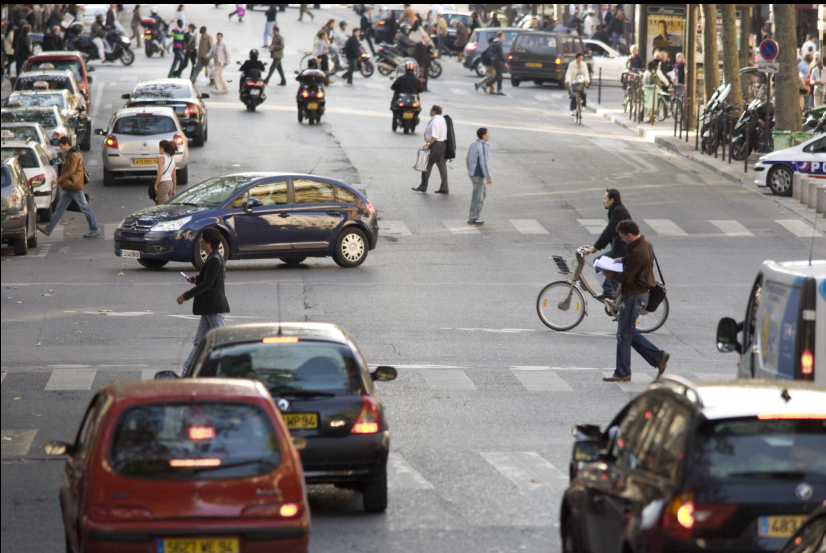
#> input picture Day13/sample_images/f1.png, 826 x 553 px
$ python -i app.py   (imports and definitions only)
#> lines starting #> are read from the running program, lines starting #| are printed output that depends on the picture
#> further down, picture is the input picture: shape (553, 826, 3); mean B, G, R 120.5, 122.3, 127.1

import cv2
import numpy as np
import gradio as gr
import tempfile

SAMPLE_VIDEO = [       # sample video
    "Day18/input_video/14,August.mp4",
    "Day18/input_video/t1.mp4",
    "Day18/input_video/t2.mp4"
]

#function processing on frame one by one
def process_frame(frame, blur_ksize=5, canny_low=50, canny_high=150, show_mode="Edges Only"):

    #Grayscale
#> called with blur_ksize = 5, canny_low = 50, canny_high = 150, show_mode = 'Edges Only'
    gray = cv2.cvtColor(frame, cv2.COLOR_BGR2GRAY)
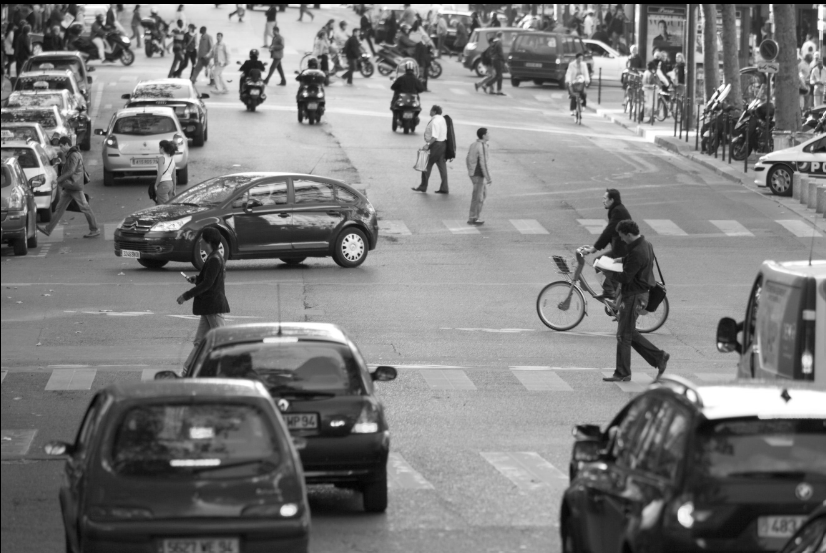
#> gray: shape (553, 826); min 0, max 255, mean 123.5

    #Gaussian Blur (kernel size must be odd)
    k = int(blur_ksize)
    if k % 2 == 0:
        k += 1
    k = max(1, k)
    blurred = cv2.GaussianBlur(gray, (k, k), 0)

    #Canny Edge Detection
    edges = cv2.Canny(blurred, int(canny_low), int(canny_high))
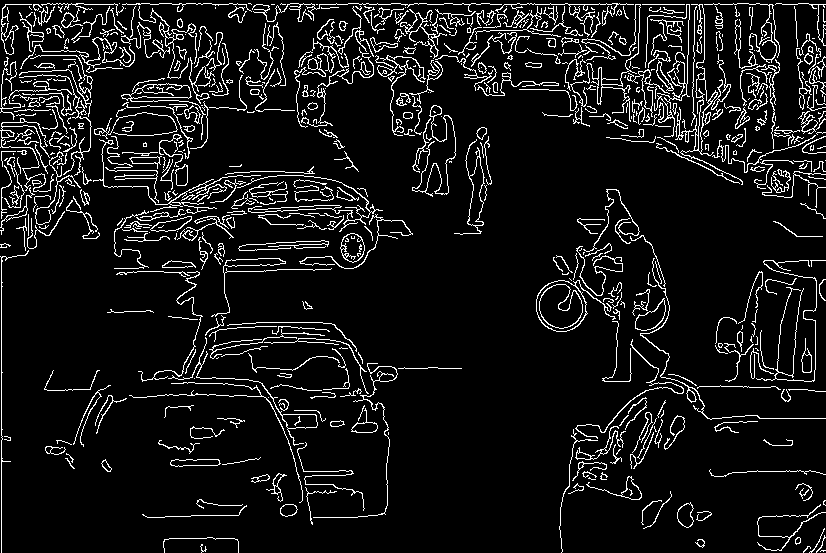
#> edges: shape (553, 826); 8.5% white in thin lines or dots

    if show_mode == "Grayscale":
        out = cv2.cvtColor(gray, cv2.COLOR_GRAY2BGR)
    elif show_mode == "Blurred":
        out = cv2.cvtColor(blurred, cv2.COLOR_GRAY2BGR)
    elif show_mode == "Side by Side":
        edges_bgr = cv2.cvtColor(edges, cv2.COLOR_GRAY2BGR)
        out = np.hstack([frame, edges_bgr])
    else:  #Edges Only
        out = cv2.cvtColor(edges, cv2.COLOR_GRAY2BGR)
#> out: shape (553, 826, 3); 8.5% white in thin lines or dots

    return out


#Process an uploaded video file
# [32 lines that did not run here, left out]


#Live webcame one frame in, one processed frame out streaming
def process_webcam_stream(frame, blur_ksize, canny_low, canny_high, show_mode):
    if frame is None:
        return None
    # gr.Image with webcam gives RGB numpy array — convert to BGR for OpenCV
    bgr = cv2.cvtColor(frame, cv2.COLOR_RGB2BGR)
    processed = process_frame(bgr, blur_ksize, canny_low, canny_high, show_mode)
    rgb_out = cv2.cvtColor(processed, cv2.COLOR_BGR2RGB)
    return rgb_out


# UI
# [64 lines not run here, left out]

>>> import cv2
>>> picture = cv2.imread('../Day13/sample_images/f1.png')
>>> result = process_frame(picture)

$ run again, on Day13/sample_images/f2.png
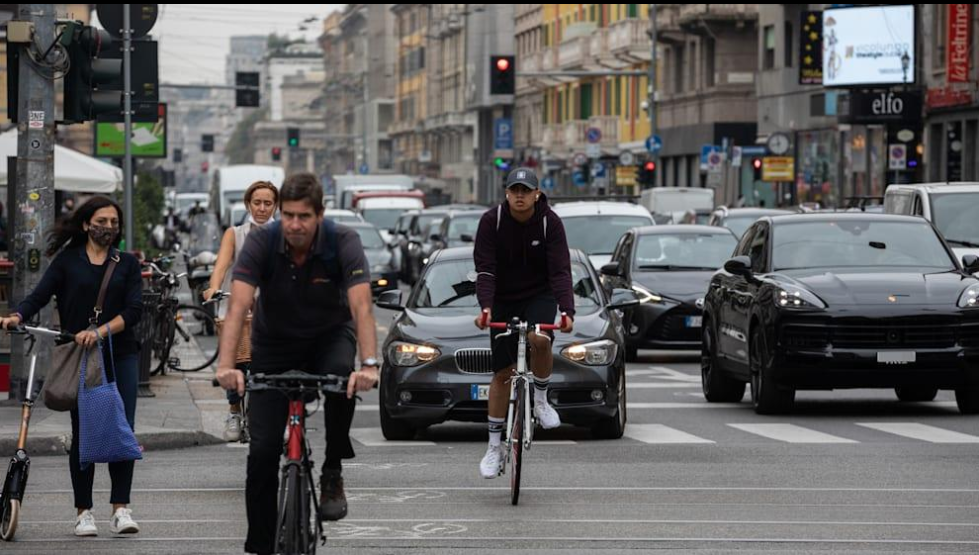
#> input picture Day13/sample_images/f2.png, 979 x 555 px
#> picture is the input picture: shape (555, 979, 3); mean B, G, R 94.6, 94.4, 96
#> in process_frame, `gray = cv2.cvtColor(frame, cv2.COLOR_BGR2GRAY)`:
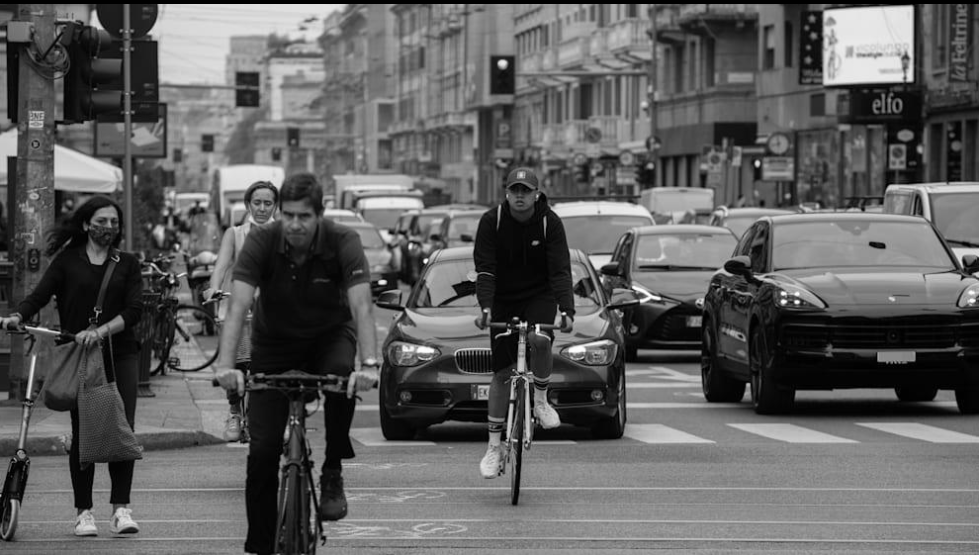
#> gray: shape (555, 979); min 0, max 254, mean 94.9
#> in process_frame, `edges = cv2.Canny(blurred, int(canny_low), int(canny_high))`:
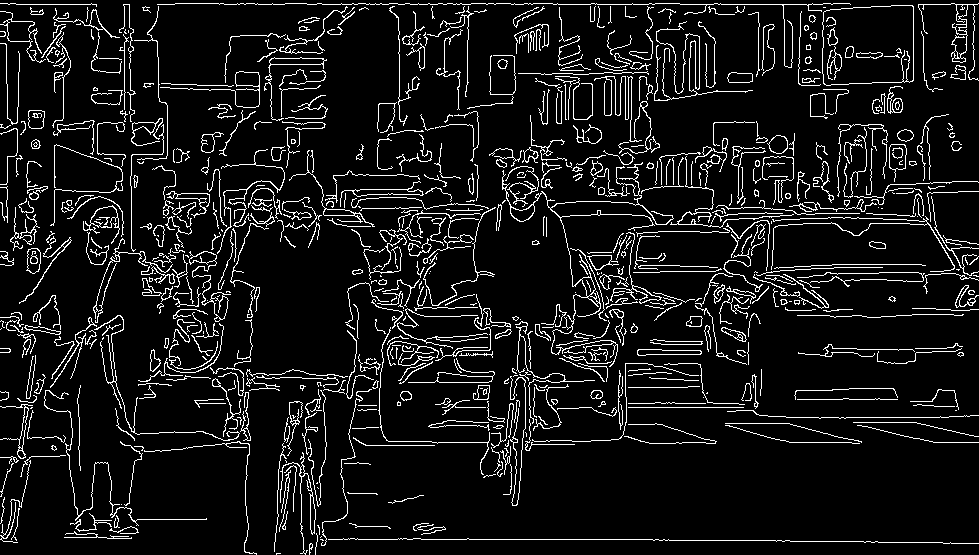
#> edges: shape (555, 979); 8.7% white in thin lines or dots
#> out: shape (555, 979, 3); 8.7% white in thin lines or dots

$ run again, on Day13/sample_images/f3.png
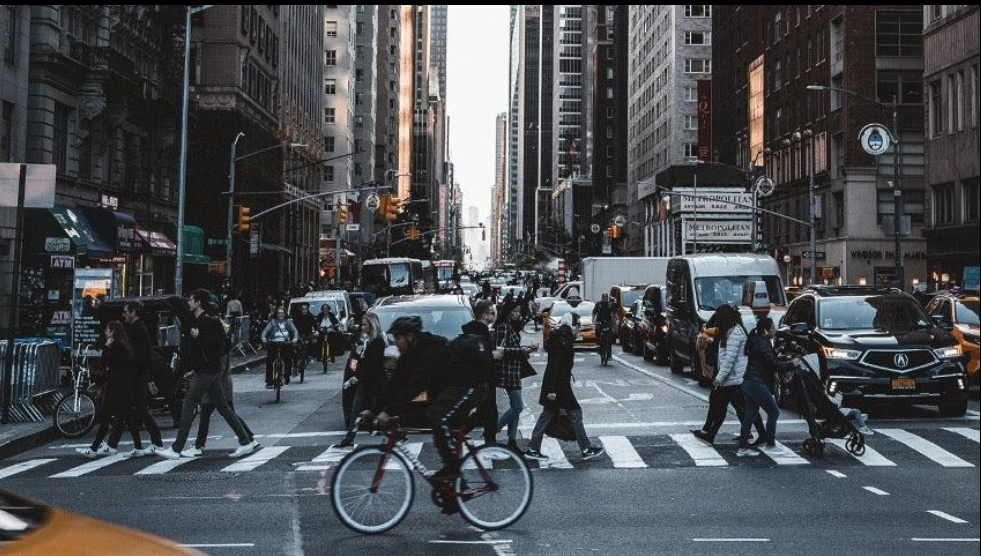
#> input picture Day13/sample_images/f3.png, 981 x 556 px
#> picture is the input picture: shape (556, 981, 3); mean B, G, R 80.7, 77.3, 74.5
#> in process_frame, `gray = cv2.cvtColor(frame, cv2.COLOR_BGR2GRAY)`:
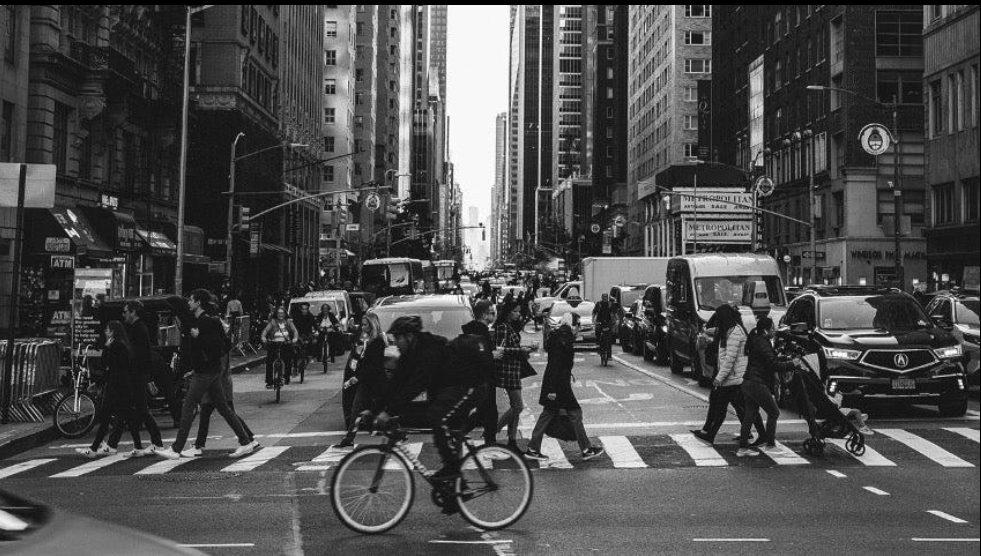
#> gray: shape (556, 981); min 0, max 255, mean 76.9
#> in process_frame, `edges = cv2.Canny(blurred, int(canny_low), int(canny_high))`:
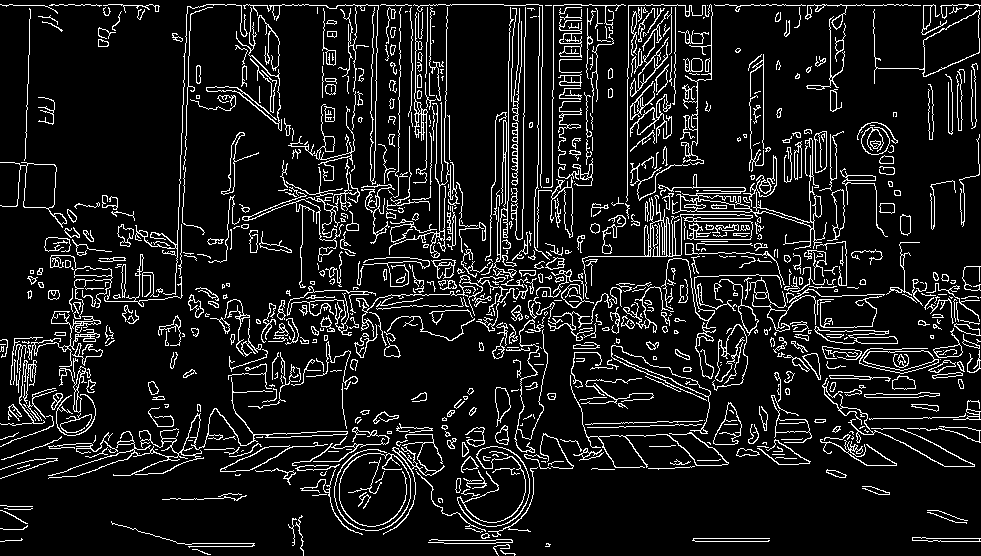
#> edges: shape (556, 981); 10.4% white in thin lines or dots
#> out: shape (556, 981, 3); 10.4% white in thin lines or dots

$ run again, on Day13/sample_images/f4.png
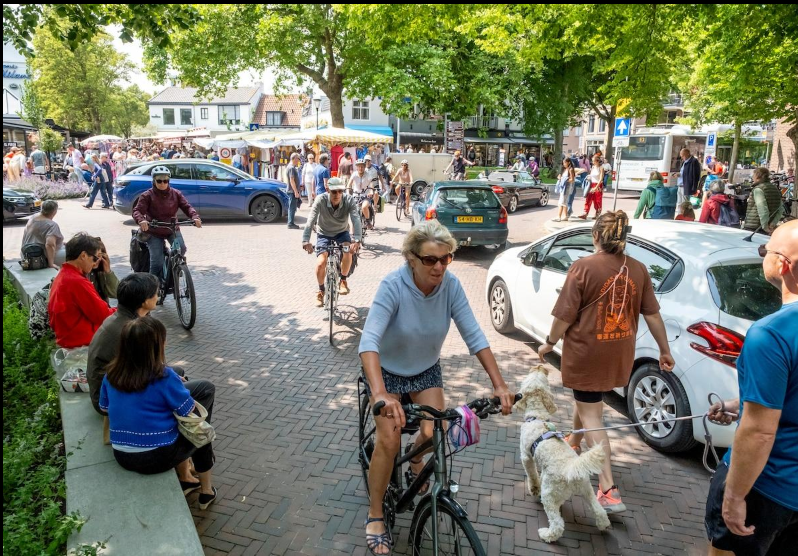
#> input picture Day13/sample_images/f4.png, 798 x 556 px
#> picture is the input picture: shape (556, 798, 3); mean B, G, R 103.7, 121.6, 118.9
#> in process_frame, `gray = cv2.cvtColor(frame, cv2.COLOR_BGR2GRAY)`:
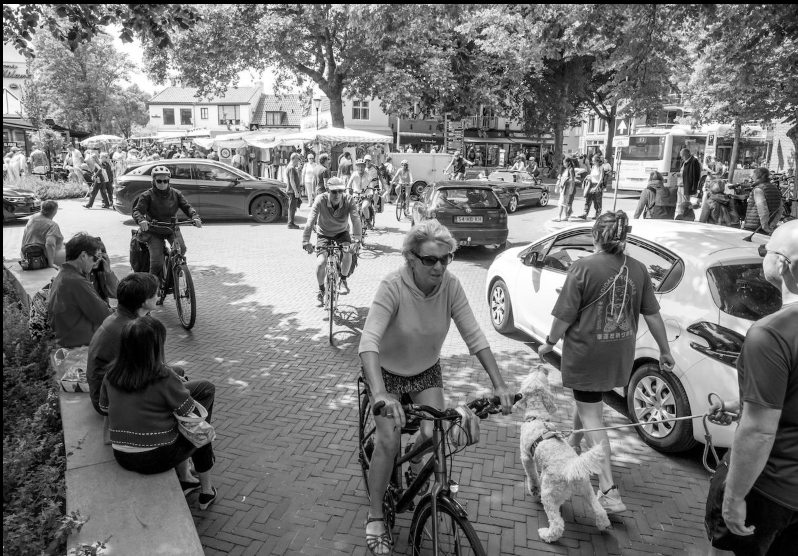
#> gray: shape (556, 798); min 0, max 255, mean 118.7
#> in process_frame, `edges = cv2.Canny(blurred, int(canny_low), int(canny_high))`:
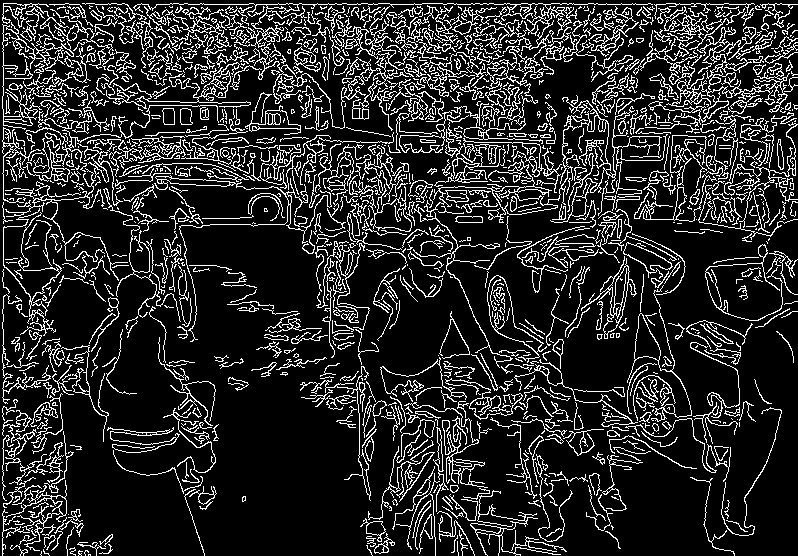
#> edges: shape (556, 798); 16.1% white in thin lines or dots
#> out: shape (556, 798, 3); 16.1% white in thin lines or dots
